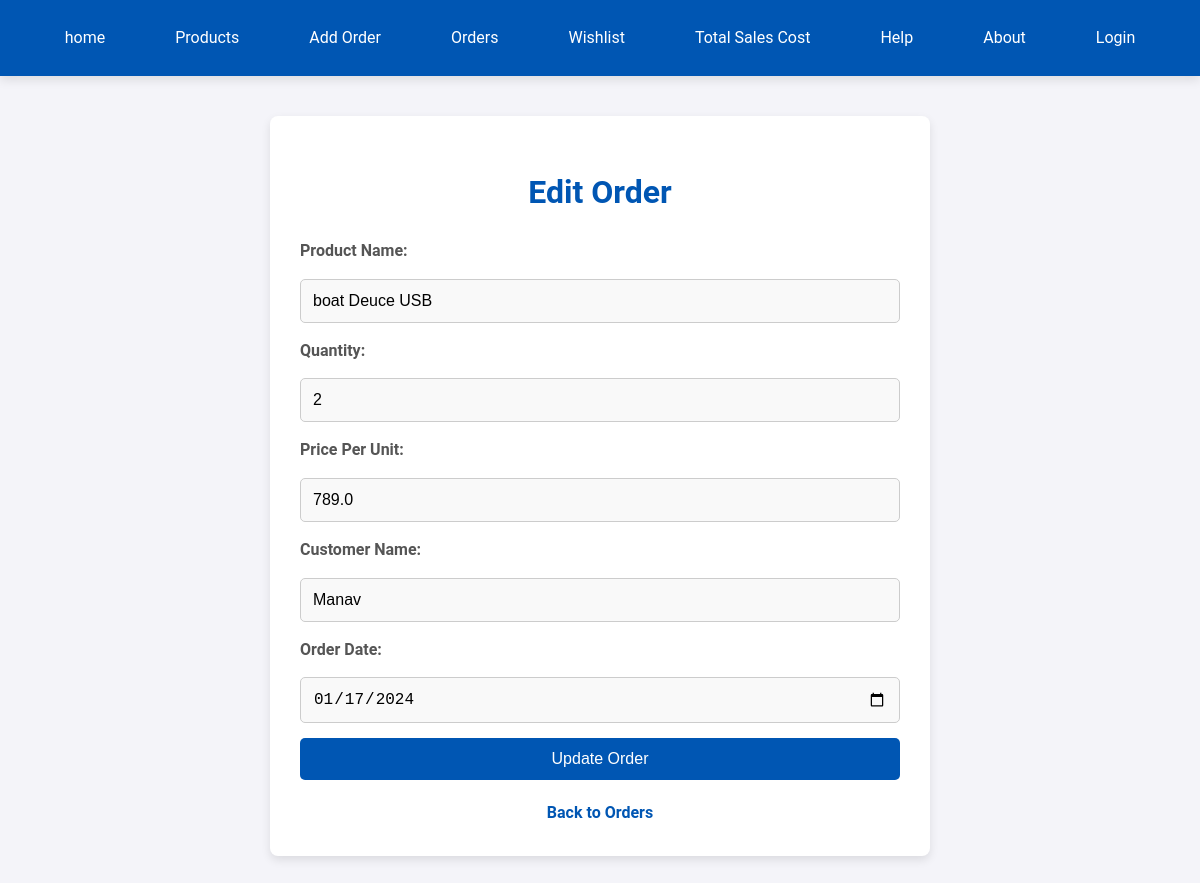
Screenshot of /update_order/9 with the database file from the repository.
### models/order.py (models this page shows, shortened)
class Order(db.Model):
    __tablename__ = 'orders'  # This specifies the table name
    id = db.Column(db.Integer, primary_key=True)  # Primary Key
    product_name = db.Column(db.String(100), nullable=False)  # Product name
    quantity = db.Column(db.Integer, nullable=False)  # Quantity of products
    price_per_unit = db.Column(db.Float, nullable=False)  # Price per unit
    total_price = db.Column(db.Float, nullable=False)  # Total price (calculated field)
    customer_name = db.Column(db.String(100), nullable=False)  # Customer's name
    order_date = db.Column(db.String(100), nullable=False)  # Date of the order

### app.py (the view, shortened to what this page needs)
@app.route('/update_order/<int:id>', methods=['GET', 'POST'])
def update_order(id):
    order = Order.query.get_or_404(id)
    return render_template('update_order.html', order=order)

### templates/update_order.html (shortened to what this page needs)
<!DOCTYPE html>
<html lang="en">
<head>
</head>
<body>
    <nav>
        <a href="/">home</a>
        <a href="/products">Products</a>
        <a href="/add_orders">Add Order</a>
        <a href="/orders">Orders</a>
        <a href="/wishlist">Wishlist</a>
        <a href="/cost">Total Sales Cost</a>
        <a href="/help">Help</a>
        <a href="/about">About</a>
        <a href="/login">Login</a>
    </nav>
    <div class="container">
        <h1>Edit Order</h1>
        <form method="POST">
            <label for="product_name">Product Name:</label>
            <input
                type="text"
                id="product_name"
                name="product_name"
                value="{{ order.product_name }}"
                required
                placeholder="Enter product name"
            >
            <label for="quantity">Quantity:</label>
            <input
                type="number"
                id="quantity"
                name="quantity"
                value="{{ order.quantity }}"
                required
                placeholder="Enter quantity"
            >
            <label for="price_per_unit">Price Per Unit:</label>
            <input
                type="number"
                step="0.01"
                id="price_per_unit"
                name="price_per_unit"
                value="{{ order.price_per_unit }}"
                required
                placeholder="Enter price per unit"
            >
            <label for="customer_name">Customer Name:</label>
            <input
                type="text"
                id="customer_name"
                name="customer_name"
                value="{{ order.customer_name }}"
                required
                placeholder="Enter customer name"
            >
            <label for="order_date">Order Date:</label>
            <input
                type="date"
                id="order_date"
                name="order_date"
                value="{{ order.order_date }}"
                required
            >
            <button type="submit">Update Order</button>
        </form>
        <a class="back-link" href="/orders">Back to Orders</a>
    </div>
</body>
</html>

### templates/update_order.html (style rules this page uses)
body { margin: 0; font-family: 'Roboto', Arial, sans-serif; background-color: #f4f4f9; color: #333; line-height: 1.6; }
h1 { color: #0056b3; font-size: 2rem; margin-bottom: 20px; text-align: center; }
a { color: #0056b3; text-decoration: none; }
nav { background-color: #0056b3; padding: 15px 0; display: flex; justify-content: center; box-shadow: 0 4px 10px rgba(0, 0, 0, 0.1); }
nav a { color: white; margin: 0 20px; font-size: 16px; padding: 10px 15px; border-radius: 5px; transition: background 0.3s ease; }
.container { max-width: 600px; margin: 40px auto; padding: 30px; background-color: #fff; border-radius: 8px; box-shadow: 0 4px 10px rgba(0, 0, 0, 0.1); }
form { display: flex; flex-direction: column; gap: 15px; }
label { font-weight: bold; font-size: 16px; color: #555; }
input { padding: 12px; font-size: 16px; border: 1px solid #ccc; border-radius: 5px; transition: border-color 0.3s ease; background-color: #f9f9f9; }
button { background-color: #0056b3; color: white; padding: 12px 20px; font-size: 16px; border: none; border-radius: 5px; cursor: pointer; transition: background 0.3s ease; }
.back-link { display: block; text-align: center; margin-top: 20px; font-size: 16px; font-weight: bold; color: #0056b3; text-decoration: none; transition: color 0.3s ease; }

### rows the page displays
Order: product_name "boat Deuce USB", quantity "2", price_per_unit "789.0", customer_name "Manav", order_date "01/17/2024"
